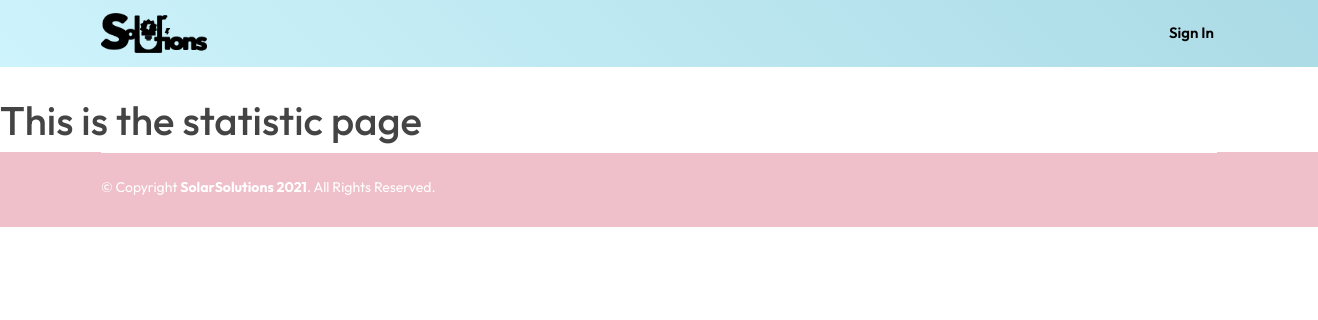
/stats, run on an earlier commit of the app's database.
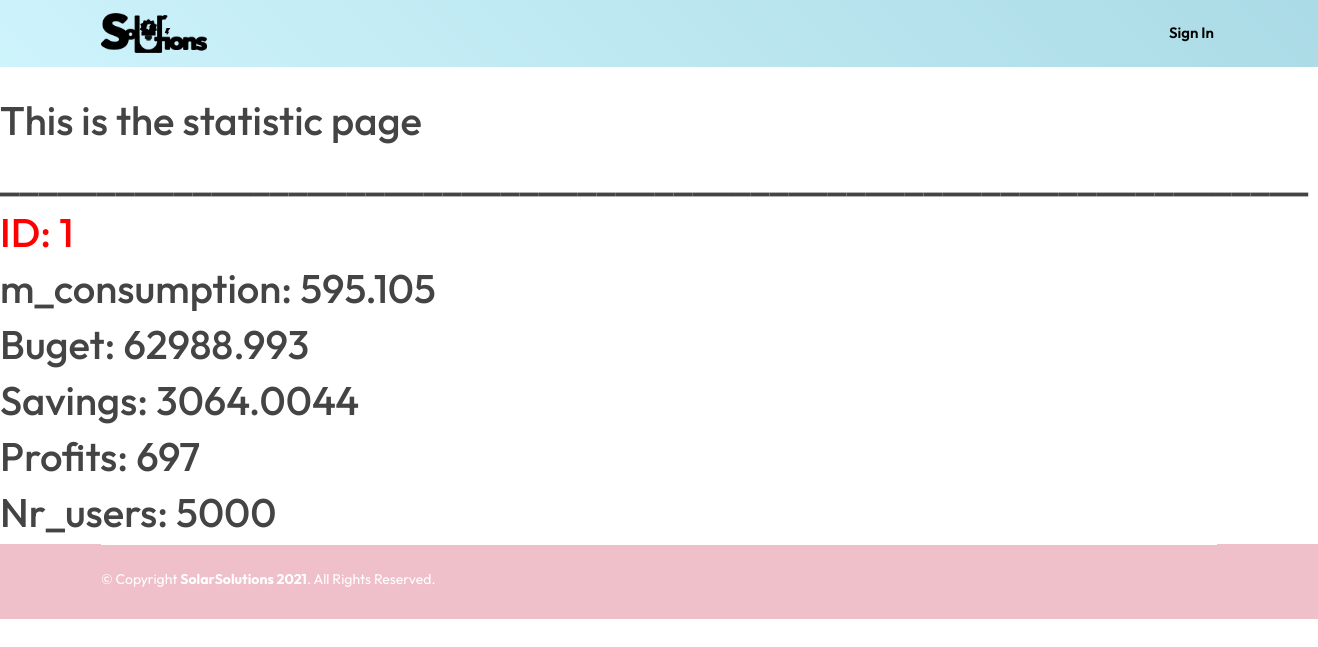
And on a later commit of the database.
### website/models.py (models this page shows)
class Stats(db.Model, UserMixin):
    id = db.Column(db.Integer, primary_key=True)
    m_consumption = db.Column(db.Integer)
    m_annual_savings = db.Column(db.Integer)
    m_annual_profits = db.Column(db.Integer)
    m_budget = db.Column(db.Integer)
    nr_users = db.Column(db.Integer)

### website/views.py (the view)
@views.route('/stats')
def stats():
    return render_template('stats.html', user=current_user, table_stats=Stats.query.all())

### website/templates/stats.html
{% extends "header_footer_general.html" %}
{% block content %}
<br>
<br>
<br>
<br>
<h1>This is the statistic page</h1>
<div style="display: block;">
{% for user in table_stats %}
<h1>____________________________________________________________________</h1>
<h1 style="color: red;"> ID: {{user.id}} </h1>
<h1>m_consumption: {{user.m_consumption}}</h1>
<h1>Buget: {{user.m_budget}}</h1>
<h1>Savings: {{user.m_annual_savings}}</h1>
<h1>Profits: {{user.m_annual_profits}}</h1>
<h1>Nr_users: {{user.nr_users}}</h1>
{% endfor %}
</div>
{% endblock %}

### website/templates/header_footer_general.html (shortened to what this page needs)
<!DOCTYPE html>
<html lang="en">
<head>
  <link rel="stylesheet" type="text/css" href = "{{ url_for('static',filename='assets/vendor/aos/aos.css') }}">
  <link rel="stylesheet" type="text/css" href = "{{ url_for('static',filename='assets/vendor/bootstrap/css/bootstrap.min.css') }}">
  <link rel="stylesheet" type="text/css" href = "{{ url_for('static',filename='assets/vendor/bootstrap-icons/bootstrap-icons.css') }}">
  <link rel="stylesheet" type="text/css" href = "{{ url_for('static',filename='assets/vendor/boxicons/css/boxicons.min.css') }}">
  <link rel="stylesheet" type="text/css" href = "{{ url_for('static',filename='assets/vendor/glightbox/css/glightbox.min.css') }}">
  <link rel="stylesheet" type="text/css" href = "{{ url_for('static',filename='assets/vendor/swiper/swiper-bundle.min.css') }}">
  <link rel="stylesheet" type="text/css" href = "{{ url_for('static',filename='assets/css/style.css') }}">
</head>
<body>
    <header id="header" class="fixed-top header-inner-pages">
    <div class="container d-flex align-items-center justify-content-between">
       <a href="/" class="logo"><img src="{{ url_for('static',filename='assets/img/logo.png') }}" alt="" class="img-fluid"></a>
      <nav id="navbar" class="navbar">
        <ul>
          {% if user.is_authenticated %}
            {% if show_system == true %}
            <li><a class="nav-link scrollto" href="/system">System</a></li>
            <li class="dropdown"><a href="#"><span>Graphs</span> <i class="bi bi-chevron-down"></i></a>
              <ul>
                <li><a href="/graph_consum">Consumption</a></li>
                <li><a href="/graph_cost">Price</a></li>
                <li><a href="/graph_surplus">Surplus</a></li>
              </ul>
            {% endif %}
              <li><a class="nav-link scrollto" href="/profile">Profile</a></li>
              <li><a class="nav-link scrollto" href="/calculator">Calculator</a></li>
          {% else %}
              <li><a class="nav-link scrollto" href="/SIgnInSignUp">Sign In</a></li>
          {% endif %}
        </ul>
      </nav>
    </div>
  </header>
         {% block content %}{% endblock %}
  <footer id="footer">
    <div class="container">
      <div class="copyright-wrap d-md-flex py-4">
        <div class="me-md-auto text-center text-md-start">
          <div class="copyright">
            &copy; Copyright <strong><span>SolarSolutions <script>document.write(new Date().getFullYear());</script></span></strong>. All Rights Reserved.
          </div>
          <div class="credits">
          </div>
        </div>
      </div>
    </div>
  </footer>
</body>
</html>

### website/static/assets/css/style.css (style rules this page uses)
body { font-family: "Outfit", sans-serif; color: #444444; }
a { color: #30849E; text-decoration: none; }
h1, h2, h3, h4, h5, h6 { font-family: "Outfit", sans-serif; }
#header { transition: all 0.5s; z-index: 997; padding: 20px 0; }
#header.header-scrolled, #header.header-inner-pages { background: linear-gradient(45deg, #D3F7FF, #4694a6); background-size: 400% 400%; -webkit-animation: AnimationName 10s ease infinite; -moz-animation: AnimationName 10s ease infinite; animation: AnimationName 10s ease infinite; padding: 12px 0; }
#header .logo { font-size: 32px; margin: 0; padding: 0; line-height: 1; font-weight: 400; letter-spacing: 2px; text-transform: uppercase; }
#header .logo img { max-height: 40px; }
.navbar { padding: 0; }
.navbar ul { margin: 0; padding: 0; display: flex; list-style: none; align-items: center; }
.navbar li { position: relative; }
.navbar > ul > li { padding: 10px 0 10px 24px; }
.navbar a, .navbar a:focus { display: flex; align-items: center; justify-content: space-between; padding: 0 3px; font-family: "Poppins", Outfit; font-size: 15px; font-weight: 600; color: black; white-space: nowrap; transition: 0.3s; position: relative; }
.navbar > ul > li > a:before { content: ""; position: absolute; width: 100%; height: 2px; bottom: -5px; left: 0; background-color: #fff; visibility: hidden; width: 0px; transition: all 0.3s ease-in-out 0s; }
#footer { color: #fff; font-size: 14px; background: #efbfca; background-size: cover; }
#footer .copyright-wrap { border-top: 1px solid #ffffff; }
#footer .credits { padding-top: 5px; font-size: 13px; color: #fff; }

What changed in the data, as far as the page shows it:
added Stats: id "1", m_consumption "595.105", m_budget "62988.993", m_annual_savings "3064.0044", m_annual_profits "697", nr_users "5000"
